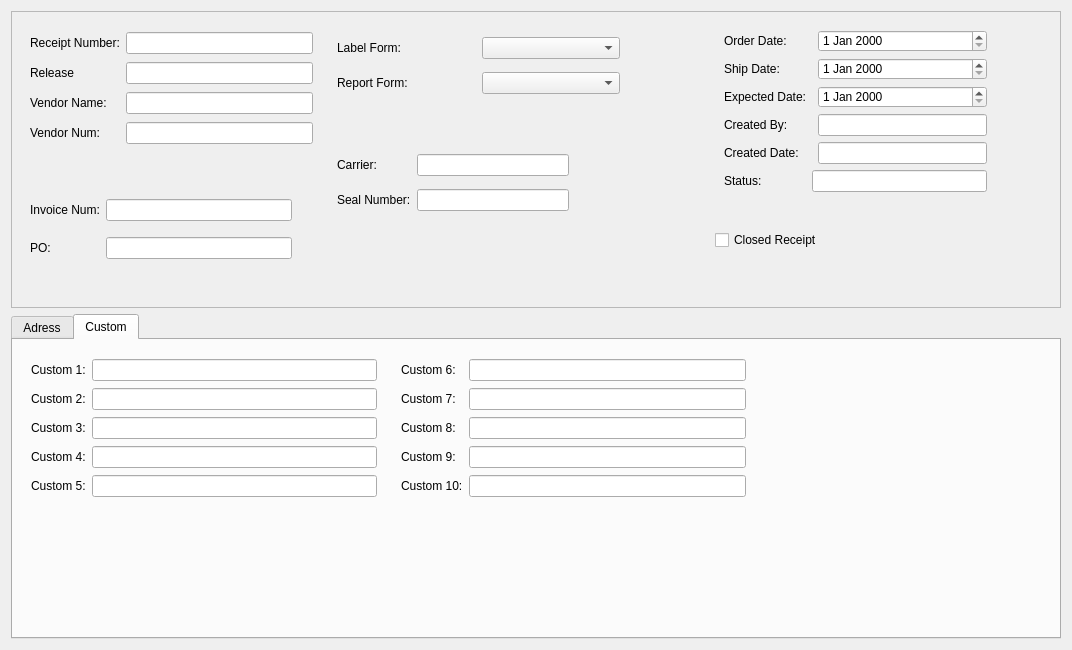
<?xml version="1.0" encoding="UTF-8"?>
<ui version="4.0">
 <class>OrderMaintance</class>
 <widget class="QWidget" name="OrderMaintance">
  <property name="geometry">
   <rect>
    <x>0</x>
    <y>0</y>
    <width>1072</width>
    <height>650</height>
   </rect>
  </property>
  <property name="minimumSize">
   <size>
    <width>1072</width>
    <height>617</height>
   </size>
  </property>
  <property name="maximumSize">
   <size>
    <width>1072</width>
    <height>650</height>
   </size>
  </property>
  <property name="windowTitle">
   <string>Order Maintance</string>
  </property>
  <layout class="QGridLayout" name="gridLayout_12">
   <item row="0" column="0">
    <widget class="QFrame" name="frame_11">
     <property name="frameShape">
      <enum>QFrame::StyledPanel</enum>
     </property>
     <property name="frameShadow">
      <enum>QFrame::Raised</enum>
     </property>
     <layout class="QGridLayout" name="gridLayout_11">
      <item row="5" column="2">
       <spacer name="horizontalSpacer_2">
        <property name="orientation">
         <enum>Qt::Horizontal</enum>
        </property>
        <property name="sizeHint" stdset="0">
         <size>
          <width>334</width>
          <height>28</height>
         </size>
        </property>
       </spacer>
      </item>
      <item row="0" column="2" colspan="2">
       <widget class="QFrame" name="frame_2">
        <property name="minimumSize">
         <size>
          <width>301</width>
          <height>90</height>
         </size>
        </property>
        <property name="maximumSize">
         <size>
          <width>301</width>
          <height>90</height>
         </size>
        </property>
        <property name="frameShape">
         <enum>QFrame::NoFrame</enum>
        </property>
        <property name="frameShadow">
         <enum>QFrame::Raised</enum>
        </property>
        <layout class="QGridLayout" name="gridLayout_2">
         <item row="0" column="0">
          <widget class="QLabel" name="label_4">
           <property name="text">
            <string>Label Form:</string>
           </property>
          </widget>
         </item>
         <item row="0" column="1">
          <widget class="QComboBox" name="comboBox_Label_Form"/>
         </item>
         <item row="1" column="0">
          <widget class="QLabel" name="label_5">
           <property name="text">
            <string>Report Form:</string>
           </property>
          </widget>
         </item>
         <item row="1" column="1">
          <widget class="QComboBox" name="comboBox_Doc_Form"/>
         </item>
        </layout>
       </widget>
      </item>
      <item row="1" column="2" rowspan="4">
       <widget class="QFrame" name="frame_4">
        <property name="minimumSize">
         <size>
          <width>250</width>
          <height>90</height>
         </size>
        </property>
        <property name="maximumSize">
         <size>
          <width>250</width>
          <height>90</height>
         </size>
        </property>
        <property name="frameShape">
         <enum>QFrame::NoFrame</enum>
        </property>
        <property name="frameShadow">
         <enum>QFrame::Raised</enum>
        </property>
        <layout class="QGridLayout" name="gridLayout_4">
         <item row="0" column="1">
          <widget class="QLineEdit" name="lineEdit_Carrier"/>
         </item>
         <item row="1" column="1">
          <widget class="QLineEdit" name="lineEdit_Ship_method"/>
         </item>
         <item row="0" column="0">
          <widget class="QLabel" name="label_10">
           <property name="text">
            <string>Carrier:</string>
           </property>
          </widget>
         </item>
         <item row="1" column="0">
          <widget class="QLabel" name="label_11">
           <property name="text">
            <string>Seal Number:</string>
           </property>
          </widget>
         </item>
        </layout>
       </widget>
      </item>
      <item row="1" column="3" rowspan="5">
       <spacer name="verticalSpacer_2">
        <property name="orientation">
         <enum>Qt::Vertical</enum>
        </property>
        <property name="sizeHint" stdset="0">
         <size>
          <width>38</width>
          <height>130</height>
         </size>
        </property>
       </spacer>
      </item>
      <item row="2" column="1" rowspan="4">
       <spacer name="verticalSpacer">
        <property name="orientation">
         <enum>Qt::Vertical</enum>
        </property>
        <property name="sizeHint" stdset="0">
         <size>
          <width>13</width>
          <height>98</height>
         </size>
        </property>
       </spacer>
      </item>
      <item row="0" column="4" rowspan="3">
       <widget class="QFrame" name="frame_3">
        <property name="maximumSize">
         <size>
          <width>281</width>
          <height>180</height>
         </size>
        </property>
        <property name="frameShape">
         <enum>QFrame::NoFrame</enum>
        </property>
        <property name="frameShadow">
         <enum>QFrame::Raised</enum>
        </property>
        <layout class="QGridLayout" name="gridLayout_3">
         <item row="5" column="1" colspan="2">
          <widget class="QLineEdit" name="lineEdit_Status"/>
         </item>
         <item row="2" column="2">
          <widget class="QDateEdit" name="dateEdit_ExpectedDate"/>
         </item>
         <item row="0" column="2">
          <widget class="QDateEdit" name="dateEdit_OrderDate"/>
         </item>
         <item row="5" column="0">
          <widget class="QLabel" name="label_9">
           <property name="text">
            <string>Status:</string>
           </property>
          </widget>
         </item>
         <item row="3" column="0">
          <widget class="QLabel" name="label_8">
           <property name="text">
            <string>Created By:</string>
           </property>
          </widget>
         </item>
         <item row="2" column="0">
          <widget class="QLabel" name="label">
           <property name="text">
            <string>Expected Date:</string>
           </property>
          </widget>
         </item>
         <item row="0" column="0" colspan="2">
          <widget class="QLabel" name="label_6">
           <property name="text">
            <string>Order Date:</string>
           </property>
          </widget>
         </item>
         <item row="1" column="0">
          <widget class="QLabel" name="label_7">
           <property name="text">
            <string>Ship Date:</string>
           </property>
          </widget>
         </item>
         <item row="3" column="2">
          <widget class="QLineEdit" name="lineEdit_CreatedBy"/>
         </item>
         <item row="1" column="2">
          <widget class="QDateEdit" name="dateEdit_ShipDate"/>
         </item>
         <item row="4" column="0">
          <widget class="QLabel" name="label_2">
           <property name="text">
            <string>Created Date:</string>
           </property>
          </widget>
         </item>
         <item row="4" column="2">
          <widget class="QLineEdit" name="lineEdit_CreatedDate"/>
         </item>
        </layout>
       </widget>
      </item>
      <item row="0" column="0" rowspan="2" colspan="2">
       <widget class="QFrame" name="frame">
        <property name="minimumSize">
         <size>
          <width>301</width>
          <height>111</height>
         </size>
        </property>
        <property name="frameShape">
         <enum>QFrame::NoFrame</enum>
        </property>
        <property name="frameShadow">
         <enum>QFrame::Raised</enum>
        </property>
        <layout class="QGridLayout" name="gridLayout">
         <item row="1" column="1">
          <widget class="QLineEdit" name="lineEdit_customer_name"/>
         </item>
         <item row="2" column="0">
          <widget class="QLabel" name="label_3">
           <property name="text">
            <string>Vendor Name:</string>
           </property>
          </widget>
         </item>
         <item row="2" column="1">
          <widget class="QLineEdit" name="lineEdit_Vendor_Name"/>
         </item>
         <item row="0" column="0">
          <widget class="QLabel" name="label_OrderNumber">
           <property name="text">
            <string>Receipt Number:</string>
           </property>
          </widget>
         </item>
         <item row="0" column="1">
          <widget class="QLineEdit" name="lineEdit_order_number"/>
         </item>
         <item row="1" column="0">
          <widget class="QLabel" name="label_CustomerName">
           <property name="text">
            <string>Release</string>
           </property>
          </widget>
         </item>
         <item row="3" column="0">
          <widget class="QLabel" name="label_28">
           <property name="text">
            <string>Vendor Num:</string>
           </property>
          </widget>
         </item>
         <item row="3" column="1">
          <widget class="QLineEdit" name="lineEdit_Vendor_num"/>
         </item>
        </layout>
       </widget>
      </item>
      <item row="2" column="0" rowspan="4">
       <widget class="QFrame" name="frame_9">
        <property name="minimumSize">
         <size>
          <width>280</width>
          <height>100</height>
         </size>
        </property>
        <property name="maximumSize">
         <size>
          <width>280</width>
          <height>100</height>
         </size>
        </property>
        <property name="frameShape">
         <enum>QFrame::NoFrame</enum>
        </property>
        <property name="frameShadow">
         <enum>QFrame::Raised</enum>
        </property>
        <layout class="QGridLayout" name="gridLayout_9">
         <item row="1" column="1">
          <widget class="QLineEdit" name="lineEdit_PO"/>
         </item>
         <item row="1" column="0">
          <widget class="QLabel" name="label_30">
           <property name="text">
            <string>PO:</string>
           </property>
          </widget>
         </item>
         <item row="0" column="1">
          <widget class="QLineEdit" name="lineEdit_InvoiceNumber"/>
         </item>
         <item row="0" column="0">
          <widget class="QLabel" name="label_29">
           <property name="text">
            <string>Invoice Num:</string>
           </property>
          </widget>
         </item>
        </layout>
       </widget>
      </item>
      <item row="5" column="4">
       <spacer name="horizontalSpacer">
        <property name="orientation">
         <enum>Qt::Horizontal</enum>
        </property>
        <property name="sizeHint" stdset="0">
         <size>
          <width>333</width>
          <height>48</height>
         </size>
        </property>
       </spacer>
      </item>
      <item row="4" column="4">
       <widget class="QCheckBox" name="checkBox">
        <property name="text">
         <string>Closed Receipt</string>
        </property>
       </widget>
      </item>
     </layout>
    </widget>
   </item>
   <item row="1" column="0">
    <widget class="QTabWidget" name="tabWidget">
     <property name="currentIndex">
      <number>1</number>
     </property>
     <widget class="QWidget" name="Adress">
      <attribute name="title">
       <string>Adress</string>
      </attribute>
      <widget class="QFrame" name="frame_6">
       <property name="geometry">
        <rect>
         <x>10</x>
         <y>20</y>
         <width>501</width>
         <height>281</height>
        </rect>
       </property>
       <property name="frameShape">
        <enum>QFrame::StyledPanel</enum>
       </property>
       <property name="frameShadow">
        <enum>QFrame::Raised</enum>
       </property>
       <layout class="QGridLayout" name="gridLayout_6">
        <item row="1" column="0">
         <widget class="QFrame" name="frame_5">
          <property name="frameShape">
           <enum>QFrame::StyledPanel</enum>
          </property>
          <property name="frameShadow">
           <enum>QFrame::Raised</enum>
          </property>
          <layout class="QGridLayout" name="gridLayout_5">
           <item row="0" column="0">
            <widget class="QLabel" name="label_13">
             <property name="text">
              <string>Company Name:</string>
             </property>
            </widget>
           </item>
           <item row="1" column="0">
            <widget class="QLabel" name="label_14">
             <property name="text">
              <string>Address:</string>
             </property>
            </widget>
           </item>
           <item row="3" column="0" colspan="2">
            <widget class="QLabel" name="label_15">
             <property name="text">
              <string>City / State / Zip Code:</string>
             </property>
            </widget>
           </item>
           <item row="3" column="2">
            <widget class="QLineEdit" name="lineEdit_shp_from_City"/>
           </item>
           <item row="3" column="3">
            <widget class="QLineEdit" name="lineEdit_shp_from_State"/>
           </item>
           <item row="3" column="4">
            <widget class="QLineEdit" name="lineEdit_shp_from_ZipCode"/>
           </item>
           <item row="4" column="2" rowspan="2">
            <widget class="QLineEdit" name="lineEdit_shp_from_Country"/>
           </item>
           <item row="6" column="2" rowspan="2">
            <widget class="QLineEdit" name="lineEdit_shp_from_ContactName"/>
           </item>
           <item row="8" column="2">
            <widget class="QLineEdit" name="lineEdit_shp_from_ContactPhone"/>
           </item>
           <item row="9" column="2">
            <widget class="QLineEdit" name="lineEdit_shp_from_TaxId"/>
           </item>
           <item row="9" column="0">
            <widget class="QLabel" name="label_19">
             <property name="text">
              <string>Tax ID:</string>
             </property>
            </widget>
           </item>
           <item row="8" column="0">
            <widget class="QLabel" name="label_18">
             <property name="text">
              <string>Contanct Phone:</string>
             </property>
            </widget>
           </item>
           <item row="6" column="0" rowspan="2">
            <widget class="QLabel" name="label_17">
             <property name="text">
              <string>Contanct Name:</string>
             </property>
            </widget>
           </item>
           <item row="4" column="0" rowspan="2">
            <widget class="QLabel" name="label_16">
             <property name="text">
              <string>Country:</string>
             </property>
            </widget>
           </item>
           <item row="1" column="1" colspan="4">
            <widget class="QLineEdit" name="lineEdit_11"/>
           </item>
           <item row="0" column="1" colspan="4">
            <widget class="QLineEdit" name="lineEdit_shp_from_Company"/>
           </item>
           <item row="2" column="1" colspan="4">
            <widget class="QLineEdit" name="lineEdit_shp_from_Addres2"/>
           </item>
          </layout>
         </widget>
        </item>
        <item row="0" column="0">
         <widget class="QLabel" name="label_12">
          <property name="text">
           <string>Ship From Company</string>
          </property>
          <property name="alignment">
           <set>Qt::AlignCenter</set>
          </property>
         </widget>
        </item>
       </layout>
      </widget>
      <widget class="QFrame" name="frame_7">
       <property name="geometry">
        <rect>
         <x>520</x>
         <y>20</y>
         <width>521</width>
         <height>281</height>
        </rect>
       </property>
       <property name="frameShape">
        <enum>QFrame::StyledPanel</enum>
       </property>
       <property name="frameShadow">
        <enum>QFrame::Raised</enum>
       </property>
       <layout class="QGridLayout" name="gridLayout_7">
        <item row="1" column="0">
         <widget class="QFrame" name="frame_8">
          <property name="frameShape">
           <enum>QFrame::StyledPanel</enum>
          </property>
          <property name="frameShadow">
           <enum>QFrame::Raised</enum>
          </property>
          <layout class="QGridLayout" name="gridLayout_8">
           <item row="0" column="0">
            <widget class="QLabel" name="label_20">
             <property name="text">
              <string>Company Name:</string>
             </property>
            </widget>
           </item>
           <item row="1" column="0">
            <widget class="QLabel" name="label_21">
             <property name="text">
              <string>Address:</string>
             </property>
            </widget>
           </item>
           <item row="3" column="0" colspan="2">
            <widget class="QLabel" name="label_22">
             <property name="text">
              <string>City / State / Zip Code:</string>
             </property>
            </widget>
           </item>
           <item row="3" column="2">
            <widget class="QLineEdit" name="lineEdit_bill_to_City"/>
           </item>
           <item row="3" column="3">
            <widget class="QLineEdit" name="lineEdit_bill_to_State"/>
           </item>
           <item row="3" column="4">
            <widget class="QLineEdit" name="lineEdit_bill_to_ZipCode"/>
           </item>
           <item row="4" column="2" rowspan="2">
            <widget class="QLineEdit" name="lineEdit_bill_to_Country"/>
           </item>
           <item row="6" column="2" rowspan="2">
            <widget class="QLineEdit" name="lineEdit_bill_to_ContactName"/>
           </item>
           <item row="8" column="2">
            <widget class="QLineEdit" name="lineEdit_bill_to_ContactPhone"/>
           </item>
           <item row="9" column="2">
            <widget class="QLineEdit" name="lineEdit_bill_to_TaxId"/>
           </item>
           <item row="9" column="0">
            <widget class="QLabel" name="label_23">
             <property name="text">
              <string>Tax ID:</string>
             </property>
            </widget>
           </item>
           <item row="8" column="0">
            <widget class="QLabel" name="label_24">
             <property name="text">
              <string>Contanct Phone:</string>
             </property>
            </widget>
           </item>
           <item row="6" column="0" rowspan="2">
            <widget class="QLabel" name="label_25">
             <property name="text">
              <string>Contanct Name:</string>
             </property>
            </widget>
           </item>
           <item row="4" column="0" rowspan="2">
            <widget class="QLabel" name="label_26">
             <property name="text">
              <string>Country:</string>
             </property>
            </widget>
           </item>
           <item row="1" column="1" colspan="4">
            <widget class="QLineEdit" name="lineEdit_bill_to_Addres"/>
           </item>
           <item row="0" column="1" colspan="4">
            <widget class="QLineEdit" name="lineEdit_bill_to_Company"/>
           </item>
           <item row="2" column="1" colspan="4">
            <widget class="QLineEdit" name="lineEdit_bill_to_Addres2"/>
           </item>
          </layout>
         </widget>
        </item>
        <item row="0" column="0">
         <widget class="QLabel" name="label_27">
          <property name="text">
           <string>Bill To Company</string>
          </property>
          <property name="alignment">
           <set>Qt::AlignCenter</set>
          </property>
         </widget>
        </item>
       </layout>
      </widget>
     </widget>
     <widget class="QWidget" name="Custom">
      <attribute name="title">
       <string>Custom</string>
      </attribute>
      <widget class="QFrame" name="frame_12">
       <property name="geometry">
        <rect>
         <x>0</x>
         <y>0</y>
         <width>751</width>
         <height>181</height>
        </rect>
       </property>
       <property name="frameShape">
        <enum>QFrame::NoFrame</enum>
       </property>
       <property name="frameShadow">
        <enum>QFrame::Raised</enum>
       </property>
       <layout class="QGridLayout" name="gridLayout_14">
        <item row="0" column="0">
         <widget class="QFrame" name="frame_10">
          <property name="frameShape">
           <enum>QFrame::NoFrame</enum>
          </property>
          <property name="frameShadow">
           <enum>QFrame::Raised</enum>
          </property>
          <layout class="QGridLayout" name="gridLayout_10">
           <item row="3" column="0">
            <widget class="QLabel" name="label_34">
             <property name="text">
              <string>Custom 4:</string>
             </property>
            </widget>
           </item>
           <item row="0" column="0">
            <widget class="QLabel" name="label_31">
             <property name="text">
              <string>Custom 1:</string>
             </property>
            </widget>
           </item>
           <item row="2" column="0">
            <widget class="QLabel" name="label_33">
             <property name="text">
              <string>Custom 3:</string>
             </property>
            </widget>
           </item>
           <item row="4" column="0">
            <widget class="QLabel" name="label_35">
             <property name="text">
              <string>Custom 5:</string>
             </property>
            </widget>
           </item>
           <item row="1" column="0">
            <widget class="QLabel" name="label_32">
             <property name="text">
              <string>Custom 2:</string>
             </property>
            </widget>
           </item>
           <item row="0" column="1">
            <widget class="QLineEdit" name="lineEdit_custom_1"/>
           </item>
           <item row="1" column="1">
            <widget class="QLineEdit" name="lineEdit_custom_2"/>
           </item>
           <item row="2" column="1">
            <widget class="QLineEdit" name="lineEdit_custom_3"/>
           </item>
           <item row="3" column="1">
            <widget class="QLineEdit" name="lineEdit_custom_4"/>
           </item>
           <item row="4" column="1">
            <widget class="QLineEdit" name="lineEdit_custom_5"/>
           </item>
          </layout>
         </widget>
        </item>
        <item row="0" column="1">
         <widget class="QFrame" name="frame_13">
          <property name="frameShape">
           <enum>QFrame::NoFrame</enum>
          </property>
          <property name="frameShadow">
           <enum>QFrame::Plain</enum>
          </property>
          <layout class="QGridLayout" name="gridLayout_13">
           <item row="3" column="0">
            <widget class="QLabel" name="label_36">
             <property name="text">
              <string>Custom 9:</string>
             </property>
            </widget>
           </item>
           <item row="0" column="0">
            <widget class="QLabel" name="label_37">
             <property name="text">
              <string>Custom 6:</string>
             </property>
            </widget>
           </item>
           <item row="2" column="0">
            <widget class="QLabel" name="label_38">
             <property name="text">
              <string>Custom 8:</string>
             </property>
            </widget>
           </item>
           <item row="4" column="0">
            <widget class="QLabel" name="label_39">
             <property name="text">
              <string>Custom 10:</string>
             </property>
            </widget>
           </item>
           <item row="1" column="0">
            <widget class="QLabel" name="label_40">
             <property name="text">
              <string>Custom 7:</string>
             </property>
            </widget>
           </item>
           <item row="0" column="1">
            <widget class="QLineEdit" name="lineEdit_custom_6"/>
           </item>
           <item row="1" column="1">
            <widget class="QLineEdit" name="lineEdit_custom_7"/>
           </item>
           <item row="2" column="1">
            <widget class="QLineEdit" name="lineEdit_custom_8"/>
           </item>
           <item row="3" column="1">
            <widget class="QLineEdit" name="lineEdit_custom_9"/>
           </item>
           <item row="4" column="1">
            <widget class="QLineEdit" name="lineEdit_custom_10"/>
           </item>
          </layout>
         </widget>
        </item>
       </layout>
      </widget>
     </widget>
    </widget>
   </item>
  </layout>
 </widget>
 <resources/>
 <connections/>
</ui>
